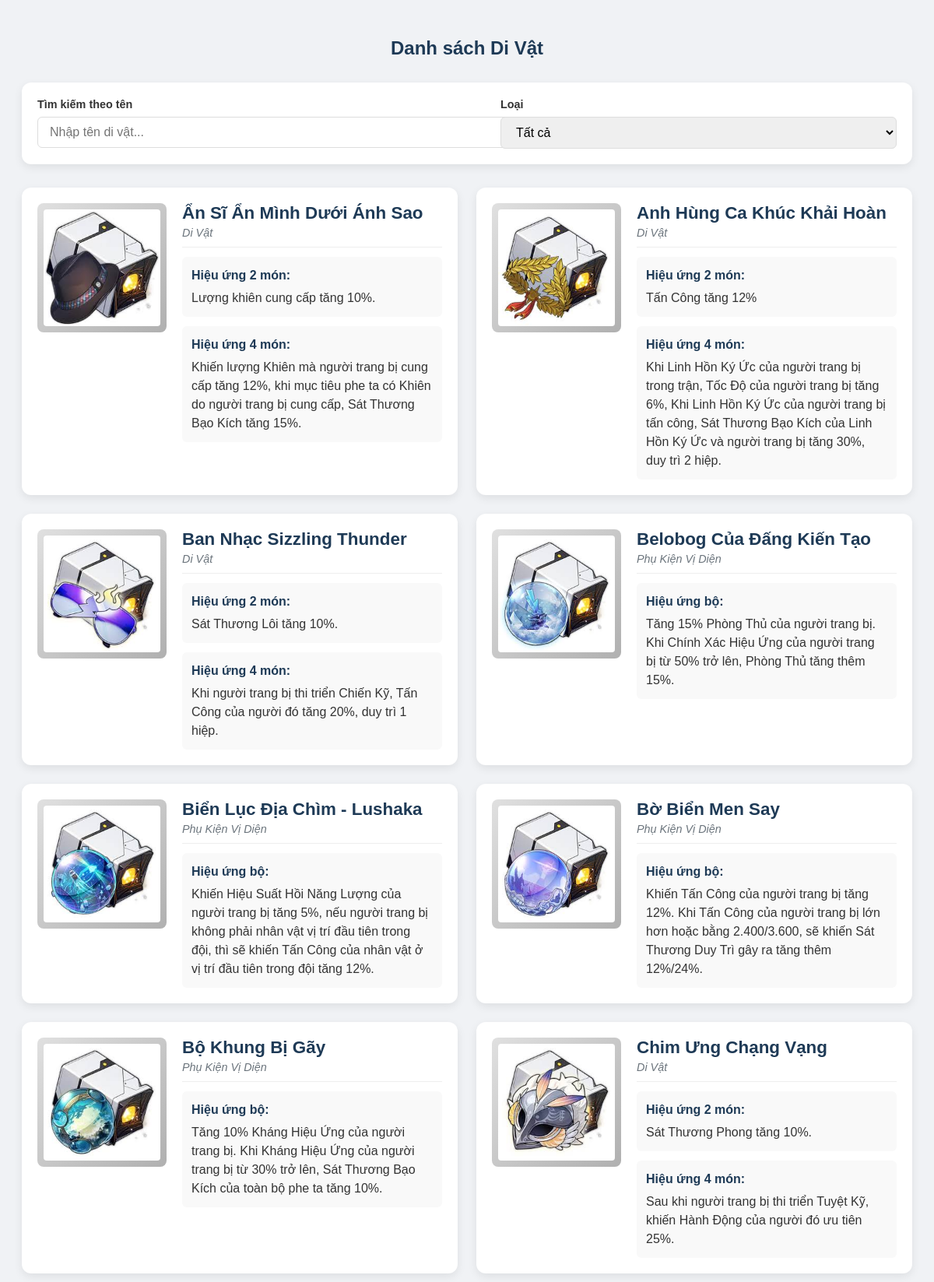
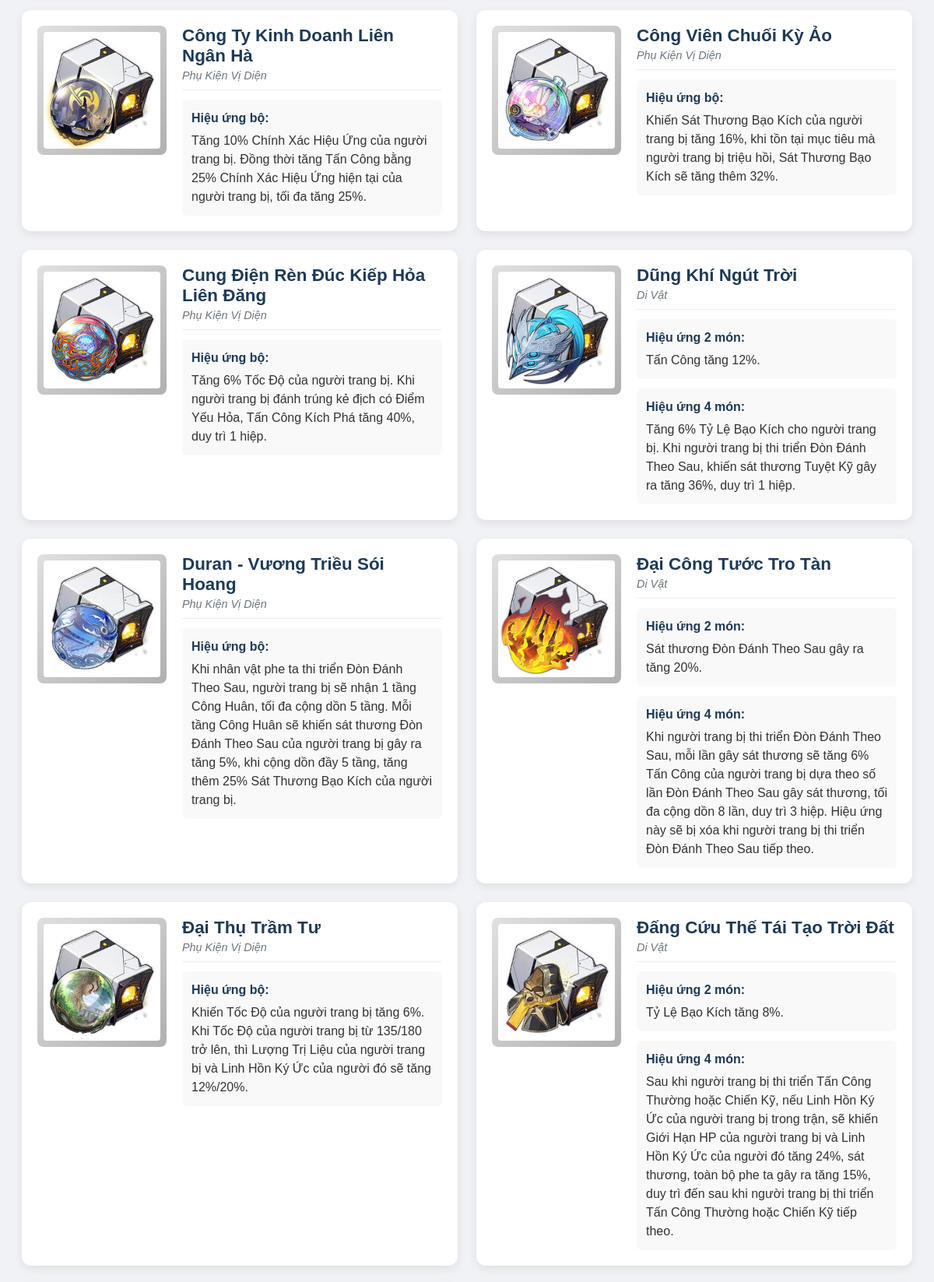
The page /Divat.php (upper part) on the database its author committed (2 pictures, top to bottom).
### tables this page shows
CREATE TABLE `relics` (
  `id` int(11) NOT NULL,
  `name` varchar(100) NOT NULL,
  `type` enum('Relic','Planetary Ornament Set') NOT NULL,
  `icon` varchar(255) DEFAULT NULL,
  `set2_effect` text DEFAULT NULL,
  `set4_effect` text DEFAULT NULL
);

### Divat.php (the view, shortened to what this page needs)
<?php
$conn = new mysqli("localhost", "root", "", "honkai_star_rail");
$conn->set_charset("utf8mb4");
$sql = "SELECT * FROM relics ORDER BY name ASC";
$stmt = $conn->prepare($sql);
$stmt->execute();
$result = $stmt->get_result();
?>
<!DOCTYPE html>
<html lang="vi">
<head>
</head>
<body>
    <h2>Danh sách Di Vật</h2>
    <div class="filter-container">
        <div class="filter-group">
            <label for="search-text">Tìm kiếm theo tên</label>
            <input type="text" id="search-text" placeholder="Nhập tên di vật...">
        </div>
        <div class="filter-group">
            <label for="filter-type">Loại</label>
            <select id="filter-type">
                <option value="">Tất cả</option>
            </select>
        </div>
    </div>
    <?php if ($result && $result->num_rows > 0): ?>
        <div class="relic-grid">
            <?php while($relic = $result->fetch_assoc()): ?>
                <div class="relic-card" data-name="<?php echo strtolower(htmlspecialchars($relic['name'])); ?>" data-type="<?php echo htmlspecialchars($relic['type']); ?>">
                    <div class="image-container">
                        <img class="relic-image" src="HonkaiStarrail/admin/uploads/relics/<?php echo htmlspecialchars($relic['icon']); ?>" alt="<?php echo htmlspecialchars($relic['name']); ?>">
                    </div>
                    <div class="info-container">
                        <div class="info-header">
                            <h3><?php echo htmlspecialchars($relic['name']); ?></h3>
                            <div class="relic-type">
                                <?php
                                if ($relic['type'] === 'Relic') {
                                    echo 'Di Vật';
                                } elseif ($relic['type'] === 'Planetary Ornament Set') {
                                    echo 'Phụ Kiện Vị Diện';
                                }
                                ?>
                            </div>
                        </div>
                        <div class="effect-box">
                            <strong><?php echo ($relic['type'] === 'Relic') ? 'Hiệu ứng 2 món' : 'Hiệu ứng bộ'; ?>:</strong>
                            <span><?php echo nl2br(htmlspecialchars($relic['set2_effect'])); ?></span>
                        </div>
                        <?php if ($relic['type'] === 'Relic' && !empty($relic['set4_effect'])): ?>
                            <div class="effect-box">
                                <strong>Hiệu ứng 4 món:</strong>
                                <span><?php echo nl2br(htmlspecialchars($relic['set4_effect'])); ?></span>
                            </div>
                        <?php endif; ?>
                    </div>
                </div>
            <?php endwhile; ?>
        </div>
    <?php else: ?>
        <p style="text-align: center;">Không có bộ di vật nào trong cơ sở dữ liệu.</p>
    <?php endif; ?>
</body>
</html>

### Divat.php (style rules this page uses)
body { font-family: Arial, sans-serif; background: #f0f2f5; padding: 20px; color: #333; }
h2 { text-align: center; margin-bottom: 30px; color: #1e3a56; }
.filter-container { max-width: 1200px; margin: 0 auto 30px auto; background: #fff; padding: 20px; border-radius: 12px; box-shadow: 0 4px 12px rgba(0,0,0,0.08); display: flex; gap: 20px; align-items: center; flex-wrap: wrap; }
.filter-group { display: flex; flex-direction: column; gap: 8px; flex-grow: 1; }
.filter-group label { font-weight: bold; color: #333; font-size: 0.9em; }
.filter-group select, .filter-group input { padding: 10px 15px; border: 1px solid #ddd; border-radius: 6px; font-size: 1em; width: 100%; }
.relic-grid { display: grid; grid-template-columns: repeat(auto-fill, minmax(550px, 1fr)); gap: 24px; max-width: 1200px; margin: 0 auto; }
.relic-card { background: #fff; border-radius: 12px; box-shadow: 0 4px 12px rgba(0,0,0,0.08); display: flex; padding: 20px; gap: 20px; transition: transform 0.2s ease, box-shadow 0.2s ease; }
.image-container { width: 150px; height: 150px; flex-shrink: 0; display: flex; align-items: center; justify-content: center; border-radius: 8px; padding: 8px; background: linear-gradient(135deg, #e0e0e0, #b0b0b0); }
.relic-image { width: 100%; height: 100%; object-fit: contain; border-radius: 4px; }
.info-container { flex: 1; display: flex; flex-direction: column; gap: 12px; }
.info-header { border-bottom: 1px solid #eee; padding-bottom: 10px; }
.info-header h3 { margin: 0; font-size: 1.4em; font-weight: bold; color: #1e3a56; }
.relic-type { font-size: 0.9em; font-style: italic; color: #6c757d; margin-top: 4px; }
.effect-box { line-height: 1.5; background: #f9f9f9; padding: 12px; border-radius: 6px; }
.effect-box strong { color: #1e3a56; display: block; margin-bottom: 5px; }

### rows shown on the page
relics: icon (picture), name "Ẩn Sĩ Ẩn Mình Dưới Ánh Sao", type "Di Vật", set2_effect "Lượng khiên cung cấp tăng 10%.", set4_effect "Khiến lượng Khiên mà người trang bị cung cấp tăng 12%, khi mục tiêu phe ta có Khiên do người trang bị cung cấp, Sát Thương Bạo Kích tăng 15%."
relics: icon (picture), name "Anh Hùng Ca Khúc Khải Hoàn", type "Di Vật", set2_effect "Tấn Công tăng 12%", set4_effect "Khi Linh Hồn Ký Ức của người trang bị trong trận, Tốc Độ của người trang bị tăng 6%, Khi Linh Hồn Ký Ức của người trang bị tấn công, Sát Thương Bạo Kích của Linh Hồn Ký Ức và người trang bị tăng 30%, duy trì 2 hiệp."
relics: icon (picture), name "Ban Nhạc Sizzling Thunder", type "Di Vật", set2_effect "Sát Thương Lôi tăng 10%.", set4_effect "Khi người trang bị thi triển Chiến Kỹ, Tấn Công của người đó tăng 20%, duy trì 1 hiệp."
relics: icon (picture), name "Belobog Của Đấng Kiến Tạo", shows "Phụ Kiện Vị Diện", shows "Hiệu ứng bộ", set2_effect "Tăng 15% Phòng Thủ của người trang bị. Khi Chính Xác Hiệu Ứng của người trang bị từ 50% trở lên, Phòng Thủ tăng thêm 15%."
relics: icon (picture), name "Biển Lục Địa Chìm - Lushaka", shows "Phụ Kiện Vị Diện", shows "Hiệu ứng bộ", set2_effect "Khiến Hiệu Suất Hồi Năng Lượng của người trang bị tăng 5%, nếu người trang bị không phải nhân vật vị trí đầu tiên trong đội, thì sẽ khiến Tấn Công của nhân vật ở vị trí đầu tiên trong đội tăng 12%."
relics: icon (picture), name "Bờ Biển Men Say", shows "Phụ Kiện Vị Diện", shows "Hiệu ứng bộ", set2_effect "Khiến Tấn Công của người trang bị tăng 12%. Khi Tấn Công của người trang bị lớn hơn hoặc bằng 2.400/3.600, sẽ khiến Sát Thương Duy Trì gây ra tăng thêm 12%/24%."
relics: icon (picture), name "Bộ Khung Bị Gãy", shows "Phụ Kiện Vị Diện", shows "Hiệu ứng bộ", set2_effect "Tăng 10% Kháng Hiệu Ứng của người trang bị. Khi Kháng Hiệu Ứng của người trang bị từ 30% trở lên, Sát Thương Bạo Kích của toàn bộ phe ta tăng 10%."
relics: icon (picture), name "Chim Ưng Chạng Vạng", type "Di Vật", set2_effect "Sát Thương Phong tăng 10%.", set4_effect "Sau khi người trang bị thi triển Tuyệt Kỹ, khiến Hành Động của người đó ưu tiên 25%."
relics: icon (picture), name "Công Ty Kinh Doanh Liên Ngân Hà", shows "Phụ Kiện Vị Diện", shows "Hiệu ứng bộ", set2_effect "Tăng 10% Chính Xác Hiệu Ứng của người trang bị. Đồng thời tăng Tấn Công bằng 25% Chính Xác Hiệu Ứng hiện tại của người trang bị, tối đa tăng 25%."
relics: icon (picture), name "Công Viên Chuối Kỳ Ảo", shows "Phụ Kiện Vị Diện", shows "Hiệu ứng bộ", set2_effect "Khiến Sát Thương Bạo Kích của người trang bị tăng 16%, khi tồn tại mục tiêu mà người trang bị triệu hồi, Sát Thương Bạo Kích sẽ tăng thêm 32%."
relics: icon (picture), name "Cung Điện Rèn Đúc Kiếp Hỏa Liên Đăng", shows "Phụ Kiện Vị Diện", shows "Hiệu ứng bộ", set2_effect "Tăng 6% Tốc Độ của người trang bị. Khi người trang bị đánh trúng kẻ địch có Điểm Yếu Hỏa, Tấn Công Kích Phá tăng 40%, duy trì 1 hiệp."
relics: icon (picture), name "Dũng Khí Ngút Trời", type "Di Vật", set2_effect "Tấn Công tăng 12%.", set4_effect "Tăng 6% Tỷ Lệ Bạo Kích cho người trang bị. Khi người trang bị thi triển Đòn Đánh Theo Sau, khiến sát thương Tuyệt Kỹ gây ra tăng 36%, duy trì 1 hiệp."
relics: icon (picture), name "Duran - Vương Triều Sói Hoang", shows "Phụ Kiện Vị Diện", shows "Hiệu ứng bộ", set2_effect "Khi nhân vật phe ta thi triển Đòn Đánh Theo Sau, người trang bị sẽ nhận 1 tầng Công Huân, tối đa cộng dồn 5 tầng. Mỗi tầng Công Huân sẽ khiến sát thương Đòn Đánh Theo Sau của người trang bị gây ra tăng 5%, khi cộng dồn đầy 5 tầng, tăng thêm 25% Sát Thương Bạo Kích của người trang bị."
relics: icon (picture), name "Đại Công Tước Tro Tàn", type "Di Vật", set2_effect "Sát thương Đòn Đánh Theo Sau gây ra tăng 20%.", set4_effect "Khi người trang bị thi triển Đòn Đánh Theo Sau, mỗi lần gây sát thương sẽ tăng 6% Tấn Công của người trang bị dựa theo số lần Đòn Đánh Theo Sau gây sát thương, tối đa cộng dồn 8 lần, duy trì 3 hiệp. Hiệu ứng này sẽ bị xóa khi người trang bị thi triển Đòn Đánh Theo Sau tiếp theo."
relics: icon (picture), name "Đại Thụ Trầm Tư", shows "Phụ Kiện Vị Diện", shows "Hiệu ứng bộ", set2_effect "Khiến Tốc Độ của người trang bị tăng 6%. Khi Tốc Độ của người trang bị từ 135/180 trở lên, thì Lượng Trị Liệu của người trang bị và Linh Hồn Ký Ức của người đó sẽ tăng 12%/20%."
relics: icon (picture), name "Đấng Cứu Thế Tái Tạo Trời Đất", type "Di Vật", set2_effect "Tỷ Lệ Bạo Kích tăng 8%.", set4_effect "Sau khi người trang bị thi triển Tấn Công Thường hoặc Chiến Kỹ, nếu Linh Hồn Ký Ức của người trang bị trong trận, sẽ khiến Giới Hạn HP của người trang bị và Linh Hồn Ký Ức của người đó tăng 24%, sát thương, toàn bộ phe ta gây ra tăng 15%, duy trì đến sau khi người trang bị thi triển Tấn Công Thường hoặc Chiến Kỹ tiếp theo."
